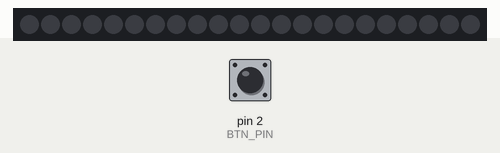
Recording of a sketch running on a simulated Arduino Uno, built with avr-gcc and run on an emulated ATmega328P. On the bench: 22 RGB LEDs in strip order, left to right. The test bench sets the inputs (shaded band); at power-on: pin 2 (BTN_PIN) HIGH. Dim RGB values are drawn brighter than linear.

Above: at 1.2 s.
1.3 s: pin 2 (BTN_PIN) pulled LOW for 0.15 s
At 2.7 s:
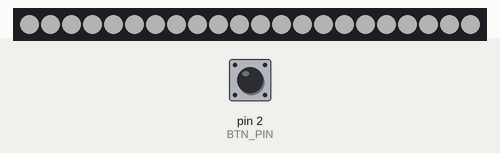
3.0 s: pin 2 (BTN_PIN) pulled LOW for 0.15 s
4.7 s: pin 2 (BTN_PIN) pulled LOW for 0.15 s
At 5.7 s:
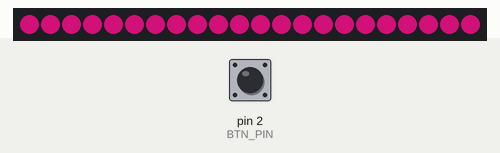
6.4 s: pin 2 (BTN_PIN) pulled LOW for 0.15 s
At 8.4 s:
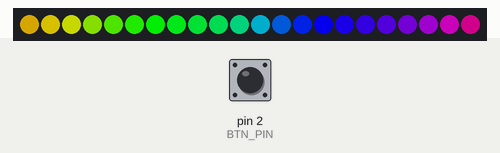
9.5 s: pin 2 (BTN_PIN) pulsed LOW 5 times (0.12 s each, 0.3 s apart)
At 11.2 s:
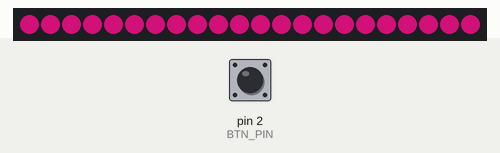
14.0 s: pin 2 (BTN_PIN) pulsed LOW 2 times (0.12 s each, 0.3 s apart)
At 15.4 s:
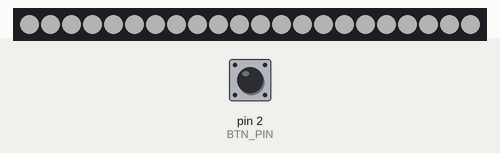
Timing chart, 0 to 17.0 s (numbered marks = the images above; inputs shaded):
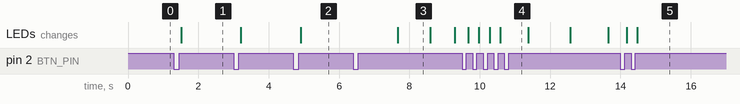

The sketch:

cloudFastLED.ino
```cpp
#include <FastLED.h>
#include <OneButton.h>

#define NO_CLOCK_CORRECTION 1

#define NUM_LEDS  22
#define LED_PIN   6
#define BTN_PIN   2

CRGB leds[NUM_LEDS];
uint8_t patternCounter = 0;
bool isRunning = false;

OneButton btn = OneButton(BTN_PIN, true, true);

#include "AllBlank.h"
#include "WhiteLow.h"
#include "WhiteMiddle.h"
#include "RainbowBeat.h"
#include "Pink.h"

void setup() {
  FastLED.addLeds<WS2812B, LED_PIN, GRB>(leds, NUM_LEDS);

  btn.attachClick(nextPattern);
}

void loop() {

  switch (patternCounter) {
    case 0:
      runAllBlank();
      break;
    case 1:
      runWhiteLow();
      break;
    case 2:
      runWhiteMiddle();
      break;
    case 3:
      runPink();
      break;
    case 4:
      runRainbowBeat();
      break;
  }
}

void nextPattern() {
  isRunning = false;
  patternCounter = (patternCounter + 1) % 5;
}

void runAllBlank(){
  isRunning = true;
  AllBlank allBlank = AllBlank();
  while(isRunning) allBlank.runPattern();
}

void runWhiteLow(){
  isRunning = true;
  WhiteLow whiteLow = WhiteLow();
  while(isRunning) whiteLow.runPattern();
}

void runWhiteMiddle(){
  isRunning = true;
  WhiteMiddle whiteMiddle = WhiteMiddle();
  while(isRunning) whiteMiddle.runPattern();
}

void runRainbowBeat(){
  isRunning = true;
  RainbowBeat rainbowBeat = RainbowBeat();
  while(isRunning) rainbowBeat.runPattern();
}

void runPink(){
  isRunning = true;
  Pink pink = Pink();
  while(isRunning) pink.runPattern();
}
```

AllBlank.h
```cpp
#include "Arduino.h"

class AllBlank {
  public:
    AllBlank(){};
    void runPattern();
  private:
};

void AllBlank::runPattern() {

  fill_solid(leds, NUM_LEDS, CRGB::Black);

  btn.tick();
  FastLED.show();
}
```

Pink.h
```cpp
#include "Arduino.h"

class Pink {
  public:
    Pink(){};
    void runPattern();
  private:
};

void Pink::runPattern() {

  fill_solid(leds, NUM_LEDS, CRGB::DeepPink);

  btn.tick();
  FastLED.setBrightness(120);
  FastLED.show();
}
```

RainbowBeat.h
```cpp
#include "Arduino.h"

class RainbowBeat {
  public:
    RainbowBeat(){};
    void runPattern();
  private:
};

void RainbowBeat::runPattern() {

  uint16_t beatA = beatsin16(30, 0, 255);
  uint16_t beatB = beatsin16(20, 0, 255);
  fill_rainbow(leds, NUM_LEDS, (beatA+beatB)/2, 8);

  btn.tick();
  FastLED.setBrightness(200);
  FastLED.show();
}
```

WhiteLow.h
```cpp
#include "Arduino.h"

class WhiteLow {
  public:
    WhiteLow(){};
    void runPattern();
  private:
};

void WhiteLow::runPattern() {

  fill_solid(leds, NUM_LEDS, CRGB::White);

  btn.tick();
  FastLED.setBrightness(60);
  FastLED.show();
}
```

WhiteMiddle.h
```cpp
 #include "Arduino.h"

class WhiteMiddle {
  public:
    WhiteMiddle(){};
    void runPattern();
  private:
};

void WhiteMiddle::runPattern() {

  fill_solid(leds, NUM_LEDS, CRGB::White);

  btn.tick();
  FastLED.setBrightness(120);
  FastLED.show();
}
```

Measured:
- after the input at 1.3 s, the LEDs: change after 0.21 s (image 1)
- after the input at 4.7 s, the LEDs: change after 0.21 s (image 2)
- after the input at 6.4 s, the LEDs: change after 1.3 s (image 3)
- after the input at 9.5 s, the LEDs: first change after 0.18 s (image 4 shows a later state)
- after the input at 14.0 s, the LEDs: first change after 0.18 s (image 5 shows a later state)
- what the display in image 3 shows lasts 0.9 s, from 7.7 s to 8.6 s
